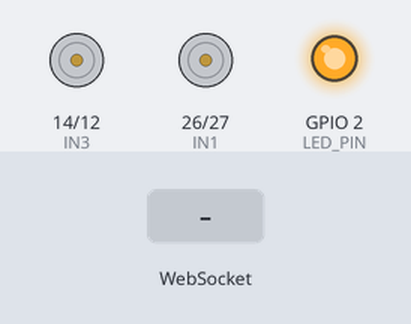
Recording of a program running on a simulated ESP32. On the bench: motor-driver pin pairs drawn as motors (green arrow = first pin HIGH = forward, orange = second pin HIGH = backward, longer = more drive), output pins drawn as LEDs (lit = HIGH). Inputs (shaded band) come from the test bench. What the program prints to the serial monitor is not drawn.

Above: at 1.2 s.
1.3 s: WebSocket text "FWD" received
At 1.7 s:
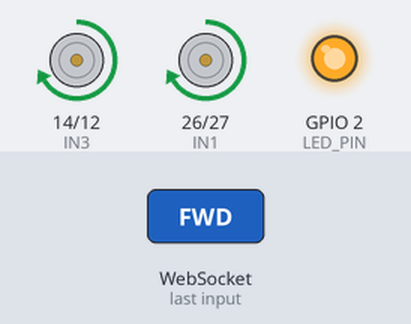
2.8 s: WebSocket text "BWD" received
At 4.0 s:
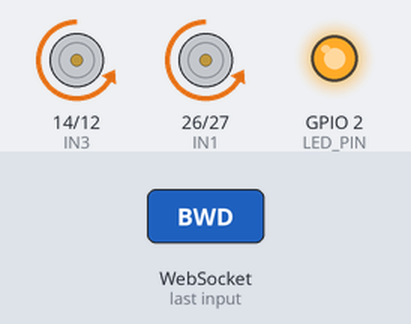
4.3 s: WebSocket text "LEFT" received
At 5.2 s:
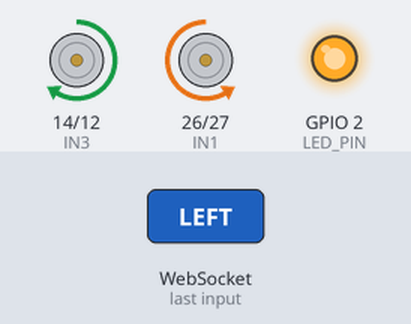
5.8 s: WebSocket text "RIGHT" received
At 6.3 s:
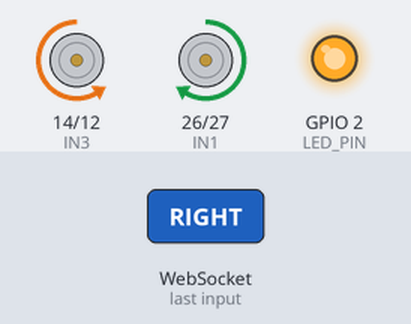
7.3 s: WebSocket text "SPEED:" received
At 8.5 s:
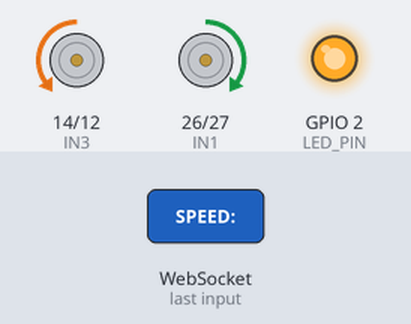
8.8 s: WebSocket text "0" received
At 9.8 s:
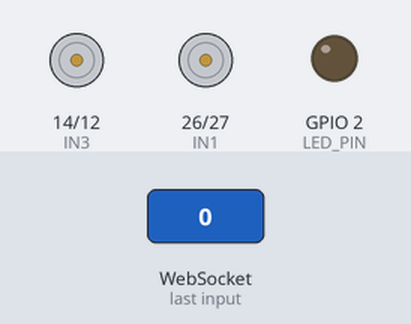
Timing chart, 0 to 11.3 s (numbered marks = the images above; inputs shaded):
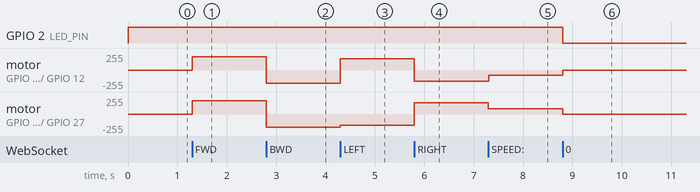

The program:

main.cpp
```cpp
#include <Arduino.h>
#include <WiFi.h>
#include <ESPAsyncWebServer.h>

// Pines del Puente H
#define IN1 26
#define IN2 27
#define IN3 14
#define IN4 12

// LED integrado de monitoreo
#define LED_PIN 2

const char* ssid = "Robot_Movil_AP1";
const char* password = "tecvictoria";

AsyncWebServer server(80);
AsyncWebSocket ws("/ws");

// Variables globales de estado
int currentSpeed = 200;               // Rango de velocidad (0 - 255)
String currentCommand = "STOP";       // Comando activo

void setMotors(int leftSpeed, int rightSpeed) {
  leftSpeed = constrain(leftSpeed, -255, 255);
  if (leftSpeed > 0) {
    analogWrite(IN1, leftSpeed);
    analogWrite(IN2, 0);
  } else if (leftSpeed < 0) {
    analogWrite(IN1, 0);
    analogWrite(IN2, abs(leftSpeed));
  } else {
    analogWrite(IN1, 0);
    analogWrite(IN2, 0);
  }

  rightSpeed = constrain(rightSpeed, -255, 255);
  if (rightSpeed > 0) {
    analogWrite(IN3, rightSpeed);
    analogWrite(IN4, 0);
  } else if (rightSpeed < 0) {
    analogWrite(IN3, 0);
    analogWrite(IN4, abs(rightSpeed));
  } else {
    analogWrite(IN3, 0);
    analogWrite(IN4, 0);
  }
}

// Aplica el movimiento y actualiza el estado del LED monitor
void applyMovement() {
  if (currentCommand == "FWD") {
    digitalWrite(LED_PIN, HIGH);  // Enciende LED al presionar
    setMotors(currentSpeed, currentSpeed);
  } else if (currentCommand == "BWD") {
    digitalWrite(LED_PIN, HIGH);
    setMotors(-currentSpeed, -currentSpeed);
  } else if (currentCommand == "LEFT") {
    digitalWrite(LED_PIN, HIGH);
    int turnVal = constrain(currentSpeed * 0.85, 80, 255);
    setMotors(-turnVal, turnVal);
  } else if (currentCommand == "RIGHT") {
    digitalWrite(LED_PIN, HIGH);
    int turnVal = constrain(currentSpeed * 0.85, 80, 255);
    setMotors(turnVal, -turnVal);
  } else {
    // STOP: Apaga motores y apaga el LED
    digitalWrite(LED_PIN, LOW);
    setMotors(0, 0);
  }
}

// Interfaz Web Embebida
const char index_html[] PROGMEM = R"rawliteral(
<!DOCTYPE html>
<html lang="es">
<head>
  <meta charset="UTF-8">
  <meta name="viewport" content="width=device-width, initial-scale=1.0, maximum-scale=1.0, user-scalable=no">
  <title>Control Robot Móvil</title>
  <style>
    * {
      -webkit-touch-callout: none;
      -webkit-user-select: none;
      user-select: none;
      box-sizing: border-box;
    }
    body {
      font-family: Arial, sans-serif;
      text-align: center;
      background-color: #1e1e24;
      color: #fff;
      margin: 0;
      padding: 15px;
      touch-action: none;
    }
    h2 { margin: 10px 0; font-size: 22px; }

    .slider-box {
      background: #2b2b36;
      border-radius: 12px;
      padding: 15px;
      max-width: 320px;
      margin: 15px auto;
    }
    .slider-label {
      font-size: 16px;
      margin-bottom: 8px;
      display: flex;
      justify-content: space-between;
    }
    .slider {
      -webkit-appearance: none;
      width: 100%;
      height: 12px;
      border-radius: 6px;
      background: #444456;
      outline: none;
      touch-action: pan-x;
    }
    .slider::-webkit-slider-thumb {
      -webkit-appearance: none;
      width: 28px;
      height: 28px;
      border-radius: 50%;
      background: #4caf50;
      cursor: pointer;
    }

    .grid {
      display: grid;
      grid-template-columns: repeat(3, 85px);
      grid-gap: 15px;
      justify-content: center;
      margin: 25px auto;
    }
    .btn {
      width: 85px;
      height: 85px;
      font-size: 30px;
      border: none;
      border-radius: 14px;
      background-color: #3f51b5;
      color: white;
      touch-action: manipulation;
      transition: background 0.1s;
    }
    .btn:active { background-color: #1a237e; }
    .status { font-size: 13px; color: #888; margin-top: 10px; }
  </style>
</head>
<body oncontextmenu="return false;">
  <h2>Control del Robot</h2>

  <!-- Ajuste de Velocidad -->
  <div class="slider-box">
    <div class="slider-label">
      <span>Velocidad:</span>
      <span id="speed-val">200</span>
    </div>
    <input type="range" min="100" max="255" value="200" class="slider" id="speed-slider">
  </div>

  <!-- Botonera -->
  <div class="grid">
    <div></div>
    <button class="btn" id="btn-fwd">&#9650;</button>
    <div></div>

    <button class="btn" id="btn-left">&#9664;</button>
    <div></div>
    <button class="btn" id="btn-right">&#9654;</button>

    <div></div>
    <button class="btn" id="btn-bwd">&#9660;</button>
    <div></div>
  </div>

  <div class="status" id="ws-status">Conectando...</div>

  <script>
    // Anula el menú contextual
    document.addEventListener('contextmenu', e => e.preventDefault());

    let gateway = `ws://${window.location.hostname}/ws`;
    let websocket;

    function initWebSocket() {
      websocket = new WebSocket(gateway);
      websocket.onopen = () => {
        document.getElementById('ws-status').innerText = 'Conectado al Robot';
      };
      websocket.onclose = () => {
        document.getElementById('ws-status').innerText = 'Desconectado. Reconectando...';
        setTimeout(initWebSocket, 2000);
      };
    }

    function sendCommand(cmd) {
      if (websocket && websocket.readyState === WebSocket.OPEN) {
        websocket.send(cmd);
      }
    }

    function attachControl(id, cmd) {
      const el = document.getElementById(id);
      const start = (e) => { e.preventDefault(); sendCommand(cmd); };
      const stop = (e) => { e.preventDefault(); sendCommand('STOP'); };

      el.addEventListener('mousedown', start);
      el.addEventListener('mouseup', stop);
      el.addEventListener('touchstart', start, { passive: false });
      el.addEventListener('touchend', stop, { passive: false });
      el.addEventListener('touchcancel', stop, { passive: false });
    }

    window.addEventListener('load', () => {
      initWebSocket();
      attachControl('btn-fwd', 'FWD');
      attachControl('btn-bwd', 'BWD');
      attachControl('btn-left', 'LEFT');
      attachControl('btn-right', 'RIGHT');

      const slider = document.getElementById('speed-slider');
      const speedVal = document.getElementById('speed-val');

      slider.addEventListener('input', (e) => {
        const val = e.target.value;
        speedVal.innerText = val;
        sendCommand(`SPEED:${val}`);
      });
    });
  </script>
</body>
</html>
)rawliteral";

void handleWebSocketMessage(void *arg, uint8_t *data, size_t len) {
  AwsFrameInfo *info = (AwsFrameInfo*)arg;
  if (info->final && info->index == 0 && info->len == len && info->opcode == WS_TEXT) {
    data[len] = 0;
    String msg = (char*)data;

    if (msg.startsWith("SPEED:")) {
      int newSpeed = msg.substring(6).toInt();
      currentSpeed = constrain(newSpeed, 0, 255);
      applyMovement();
    } else {
      currentCommand = msg;
      applyMovement();
    }
  }
}

void onEvent(AsyncWebSocket *server, AsyncWebSocketClient *client, AwsEventType type,
             void *arg, uint8_t *data, size_t len) {
  switch (type) {
    case WS_EVT_CONNECT:
      // Cliente conectado: se apaga el LED (listo para operar)
      digitalWrite(LED_PIN, LOW);
      currentCommand = "STOP";
      applyMovement();
      break;

    case WS_EVT_DISCONNECT:
      // Cliente desconectado: se frena el robot y se enciende el LED de alerta/espera
      currentCommand = "STOP";
      applyMovement();
      digitalWrite(LED_PIN, HIGH);
      break;

    case WS_EVT_DATA:
      handleWebSocketMessage(arg, data, len);
      break;

    default:
      break;
  }
}

void setup() {
  // Configuración de Pines del Puente H
  pinMode(IN1, OUTPUT);
  pinMode(IN2, OUTPUT);
  pinMode(IN3, OUTPUT);
  pinMode(IN4, OUTPUT);
  setMotors(0, 0);

  // Configuración del LED monitor: Inicia encendido (esperando cliente)
  pinMode(LED_PIN, OUTPUT);
  digitalWrite(LED_PIN, HIGH);

  Serial.begin(115200);

  WiFi.softAP(ssid, password);
  Serial.print("SSID: ");
  Serial.println(ssid);
  Serial.print("Acceso: http://");
  Serial.println(WiFi.softAPIP());

  ws.onEvent(onEvent);
  server.addHandler(&ws);

  server.on("/", HTTP_GET, [](AsyncWebServerRequest *request){
    request->send_P(200, "text/html", index_html);
  });

  server.begin();
}

void loop() {
  ws.cleanupClients();
}
```

Measured:
- after the input at 1.3 s, motor on GPIO 14 (IN3) / GPIO 12 (IN4), motor on GPIO 26 (IN1) / GPIO 27 (IN2): stopped → forward 200/255 at once
- after the input at 2.8 s, motor on GPIO 14 (IN3) / GPIO 12 (IN4), motor on GPIO 26 (IN1) / GPIO 27 (IN2): forward 200/255 → backward 200/255 at once
- after the input at 4.3 s, motor on GPIO 14 (IN3) / GPIO 12 (IN4): backward 200/255 → forward 170/255 at once; motor on GPIO 26 (IN1) / GPIO 27 (IN2): backward 200/255 → backward 170/255 at once
- after the input at 5.8 s, motor on GPIO 14 (IN3) / GPIO 12 (IN4): forward 170/255 → backward 170/255 at once; motor on GPIO 26 (IN1) / GPIO 27 (IN2): backward 170/255 → forward 170/255 at once
- after the input at 7.3 s, motor on GPIO 14 (IN3) / GPIO 12 (IN4): backward 170/255 → backward 80/255 at once; motor on GPIO 26 (IN1) / GPIO 27 (IN2): forward 170/255 → forward 80/255 at once
- after the input at 8.8 s, GPIO 2 (LED_PIN): HIGH → LOW at once; motor on GPIO 14 (IN3) / GPIO 12 (IN4): backward 80/255 → stopped at once; motor on GPIO 26 (IN1) / GPIO 27 (IN2): forward 80/255 → stopped at once
